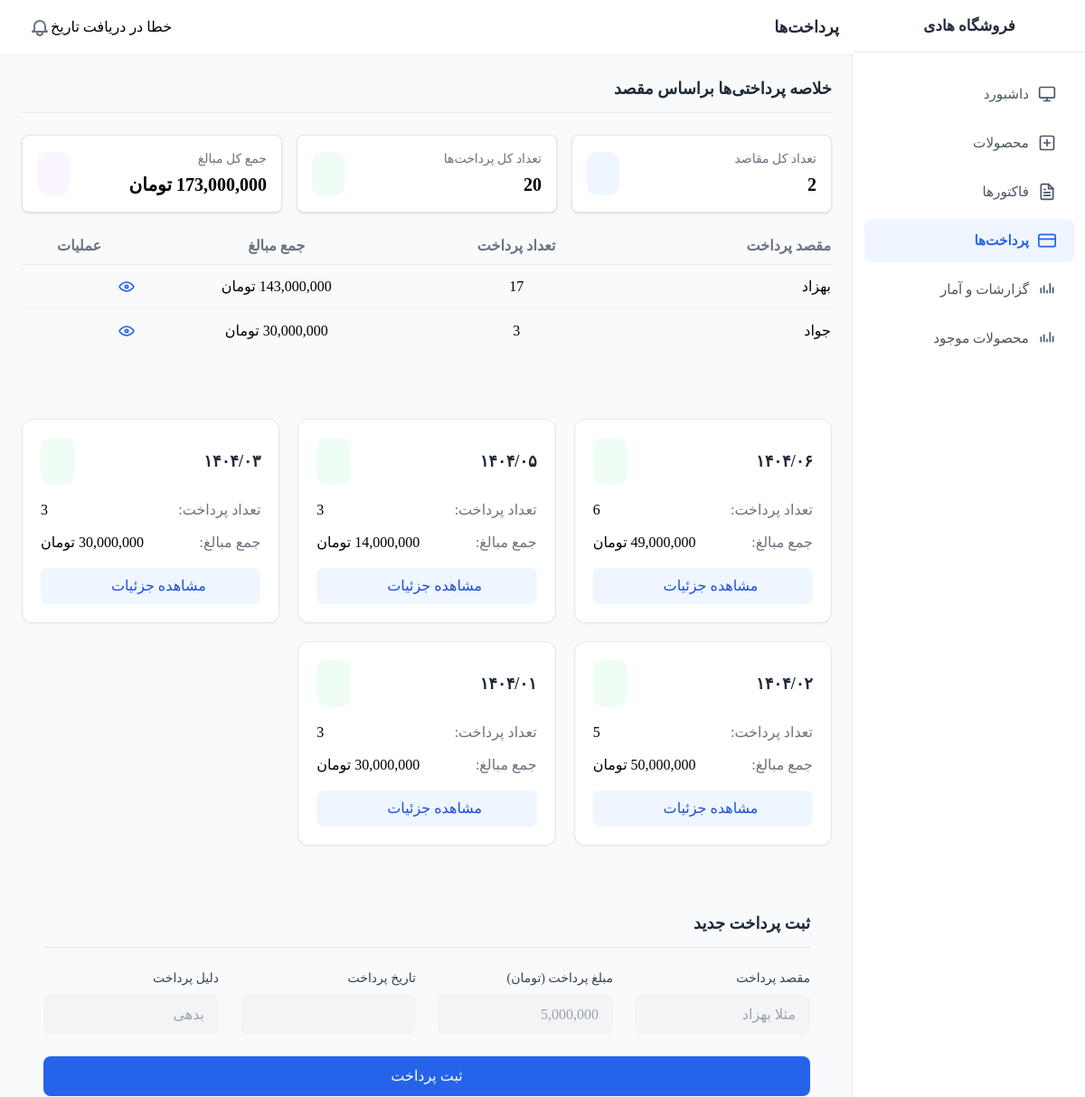
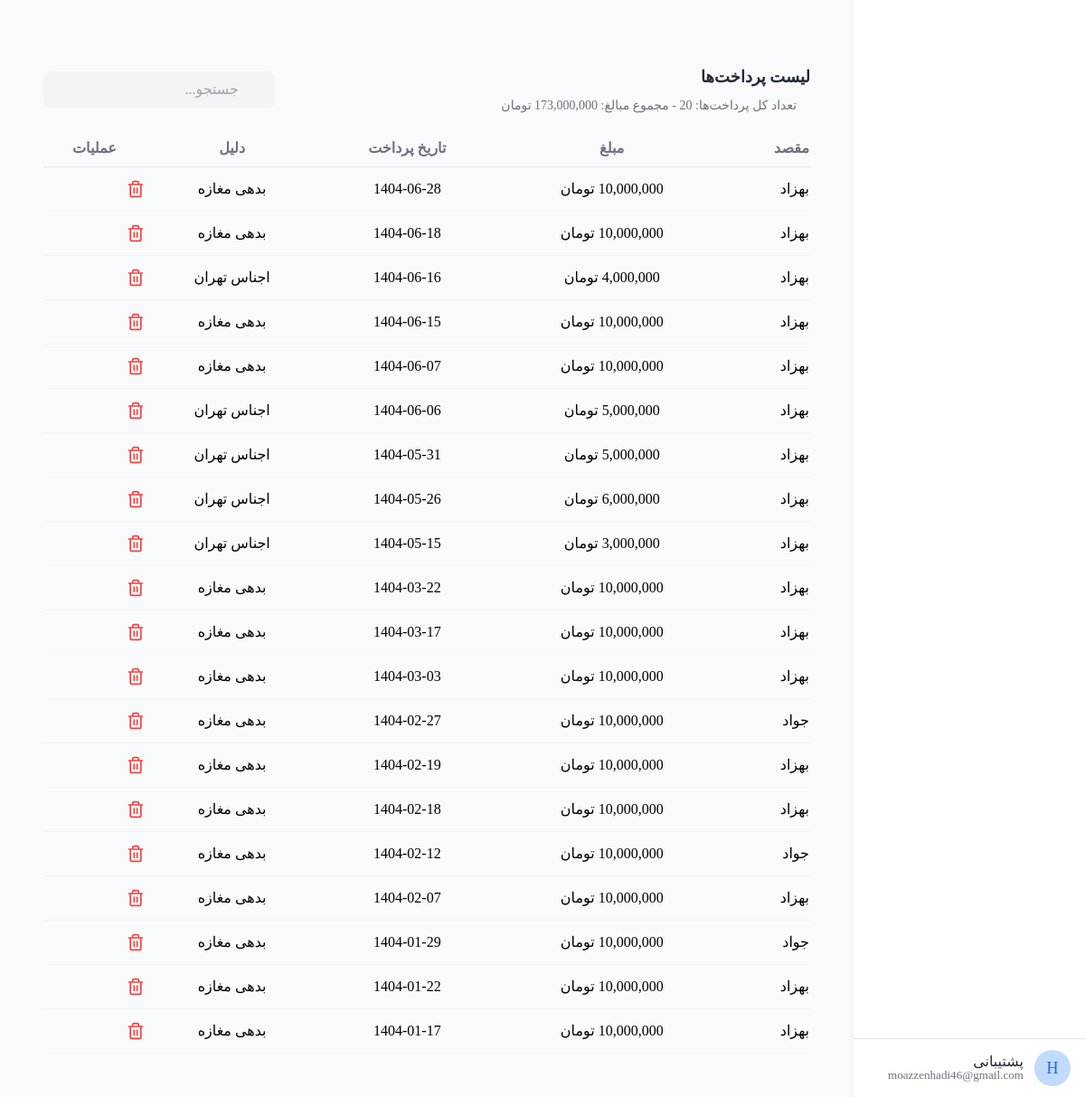
The app's page /pay.php?success=1 with its own data (2 pictures, top to bottom).
### tables this page shows
CREATE TABLE IF NOT EXISTS `payments` (
  `id` int NOT NULL AUTO_INCREMENT,
  `destination` varchar(100) NOT NULL,
  `amount` decimal(15,2) NOT NULL,
  `payment_date` date NOT NULL,
  `reason` varchar(255) DEFAULT NULL,
  `created_at` timestamp NULL DEFAULT CURRENT_TIMESTAMP,
  `updated_at` timestamp NULL DEFAULT CURRENT_TIMESTAMP ON UPDATE CURRENT_TIMESTAMP,
  PRIMARY KEY (`id`)
);

### pay.php (the view, shortened to what this page needs)
<!DOCTYPE html>
<html lang="en" dir="rtl">
<head>
    <script src="tailwind.js"></script>
    <link href="css-library.css" rel="stylesheet">
</head>
<body class="bg-gray-50">
    <div class="flex h-screen overflow-hidden">
        <?php include("sidebar.php");?>
        <div class="flex-1 overflow-auto">
            <?php include("header.php");?>
<div class="glass-card p-6 rounded-xl mb-6">
    <h3 class="font-semibold text-gray-800 mb-6 text-lg border-b pb-3">خلاصه پرداختی‌ها براساس مقصد</h3>
    <?php
    $conn = new mysqli("localhost", "root", "", "salam");
    $destinationsResult = $conn->query("
        SELECT
            destination,
            COUNT(*) as payment_count,
            SUM(amount) as total_amount
        FROM payments
        GROUP BY destination
        ORDER BY total_amount DESC
    ");
    $destinations = [];
    while ($row = $destinationsResult->fetch_assoc()) {
        $destinations[] = $row;
    }
    $overallResult = $conn->query("
        SELECT
            COUNT(*) as total_count,
            SUM(amount) as overall_amount
        FROM payments
    ");
    $overall = $overallResult->fetch_assoc();
    ?>
    <div class="grid grid-cols-1 md:grid-cols-3 gap-4 mb-6">
        <div class="bg-white p-4 rounded-lg shadow border border-gray-200">
            <div class="flex items-center justify-between">
                <div>
                    <h4 class="text-gray-500 text-sm">تعداد کل مقاصد</h4>
                    <p class="text-xl font-bold mt-1"><?= count($destinations) ?></p>
                </div>
                <div class="bg-blue-50 p-3 rounded-xl">
                    <i class="fas fa-list text-blue-500"></i>
                </div>
            </div>
        </div>
        <div class="bg-white p-4 rounded-lg shadow border border-gray-200">
            <div class="flex items-center justify-between">
                <div>
                    <h4 class="text-gray-500 text-sm">تعداد کل پرداخت‌ها</h4>
                    <p class="text-xl font-bold mt-1"><?= $overall['total_count'] ?></p>
                </div>
                <div class="bg-green-50 p-3 rounded-xl">
                    <i class="fas fa-money-bill-wave text-green-500"></i>
                </div>
            </div>
        </div>
        <div class="bg-white p-4 rounded-lg shadow border border-gray-200">
            <div class="flex items-center justify-between">
                <div>
                    <h4 class="text-gray-500 text-sm">جمع کل مبالغ</h4>
                    <p class="text-xl font-bold mt-1"><?= number_format($overall['overall_amount']) ?> تومان</p>
                </div>
                <div class="bg-purple-50 p-3 rounded-xl">
                    <i class="fas fa-coins text-purple-500"></i>
                </div>
            </div>
        </div>
    </div>
    <div class="overflow-x-auto">
        <table class="w-full">
            <thead>
                <tr class="text-gray-500 border-b border-gray-200">
                    <th class="pb-2 text-right">مقصد پرداخت</th>
                    <th class="pb-2 text-center">تعداد پرداخت</th>
                    <th class="pb-2 text-center">جمع مبالغ</th>
                    <th class="pb-2 text-center">عملیات</th>
                </tr>
            </thead>
            <tbody>
                <?php foreach ($destinations as $destination): ?>
                <tr class="border-b border-gray-100 hover:bg-gray-50 ">
                    <td class="py-3 text-right"><?= htmlspecialchars($destination['destination']) ?></td>
                    <td class="py-3 text-center"><?= $destination['payment_count'] ?></td>
                    <td class="py-3 text-center"><?= number_format($destination['total_amount']) ?> تومان</td>
                    <td class="py-3 text-center">
                        <a href="pay.php?search=<?= urlencode($destination['destination']) ?>"
                           class="show-detail"
                           title="مشاهده جزئیات">
                        </a>
                    </td>
                </tr>
                <?php endforeach; ?>
            </tbody>
        </table>
    </div>
</div>
            <?php
            $pdo = new PDO("mysql:host=localhost;dbname=salam;charset=utf8", "root", "");
            $paymentDates = $pdo->query("
    SELECT
        DATE_FORMAT(payment_date, '%Y/%m') as formatted_date,
        COUNT(*) as payment_count,
        SUM(amount) as total_amount
    FROM payments
    GROUP BY formatted_date
    ORDER BY formatted_date DESC
")->fetchAll(PDO::FETCH_ASSOC);
            ?>
            <div class="glass-card p-6  ">
                <div class="grid grid-cols-1 md:grid-cols-3 gap-5">
                    <?php foreach ($paymentDates as $date): ?>
                        <div
                            class="bg-white rounded-xl shadow-sm hover:shadow-md transition-all duration-200 p-5 border border-gray-200 flex flex-col h-full min-h-[180px]">
                            <div class="flex-grow">
                                <div class="flex items-center justify-between mb-4 gap-2">
                                    <h4 class="font-bold text-gray-800 text-lg">
                                        <?= convertToPersianNumbers($date['formatted_date']) ?>
                                    </h4>
                                    <div class="bg-green-50 p-3 rounded-xl mr-3">
                                        <i class="fas fa-calendar-day text-green-600 text-lg"></i>
                                    </div>
                                </div>
                                <div class="mt-4 space-y-3">
                                    <div class="flex items-center justify-between">
                                        <span class="text-gray-500">تعداد پرداخت:</span>
                                        <span class="font-medium"><?= $date['payment_count'] ?></span>
                                    </div>
                                    <div class="flex items-center justify-between">
                                        <span class="text-gray-500">جمع مبالغ:</span>
                                        <span class="font-medium"><?= number_format($date['total_amount']) ?> تومان</span>
                                    </div>
                                </div>
                            </div>
                            <div class="mt-auto pt-4">
                                <a href="pay.php?search=<?= urlencode($date['formatted_date']) ?>"
                                    class="w-full block text-center bg-blue-50 hover:bg-blue-100 text-blue-700 py-2 rounded-lg transition-colors duration-200">
                                    مشاهده جزئیات
                                    <i class="fas fa-chevron-left mr-1 text-xs"></i>
                                </a>
                            </div>
                        </div>
                    <?php endforeach; ?>
                </div>
                <?php
                function convertToPersianNumbers($string)
                {
                    $english = array('0', '1', '2', '3', '4', '5', '6', '7', '8', '9');
                    $persian = array('۰', '۱', '۲', '۳', '۴', '۵', '۶', '۷', '۸', '۹');
                    return str_replace($english, $persian, $string);
                }
                ?>
            </div>
            <main class="p-6">
                <div class="glass-card p-6 rounded-xl mb-6">
                    <h3 class="font-semibold text-gray-800 mb-6 text-lg border-b pb-3">ثبت پرداخت جدید</h3>
                    <form method="post" action="add_payment.php" class="grid gap-6">
                        <div class="grid grid-cols-1 md:grid-cols-4 gap-6">
                            <div class="space-y-2">
                                <label class="block text-sm font-medium text-gray-700">مقصد پرداخت</label>
                                <input type="text" name="destination"
                                    class="w-full form-input bg-gray-100 border-0 rounded-lg px-4 py-2.5 focus:ring-2 focus:ring-blue-500"
                                    placeholder="مثلا بهزاد" required>
                            </div>
                            <div class="space-y-2">
                                <label class="block text-sm font-medium text-gray-700">مبلغ پرداخت (تومان)</label>
                                <input type="number" name="amount"
                                    class="w-full form-input bg-gray-100 border-0 rounded-lg px-4 py-2.5 focus:ring-2 focus:ring-blue-500"
                                    placeholder="5,000,000" required>
                            </div>
                            <div class="space-y-2">
                                <label class="block text-sm font-medium text-gray-700">تاریخ پرداخت</label>
                                <input type="text" name="payment_date" id="date-input"
                                    class="w-full form-input bg-gray-100 border-0 rounded-lg px-4 py-2.5 focus:ring-2 focus:ring-blue-500"
                                    required>
                            </div>
                            <div class="space-y-2">
                                <label class="block text-sm font-medium text-gray-700">دلیل پرداخت</label>
                                <input type="text" name="reason"
                                    class="w-full form-input bg-gray-100 border-0 rounded-lg px-4 py-2.5 focus:ring-2 focus:ring-blue-500"
                                    placeholder="بدهی" required>
                            </div>
                        </div>
                        <div class="grid grid-cols-1">
                            <button type="submit"
                                class="w-full md:w-3/3 mx-auto submit-btn  text-white py-2.5 px-4 rounded-lg transition duration-200 flex items-center justify-center">
                                <span>ثبت پرداخت</span>
                            </button>
                        </div>
                    </form>
                </div>
                <div class="glass-card p-6 rounded-xl">
                    <div class="flex flex-col md:flex-row justify-between items-start md:items-center mb-6">
                        <div>
                            <h3 class="font-semibold text-gray-800 text-lg">لیست پرداخت‌ها</h3>
                            <div class="flex items-center mt-2 text-sm text-gray-500">
                                <i class="fas fa-info-circle ml-1"></i>
                                <?php
                                $conn = new mysqli("localhost", "root", "", "salam");
                                $totalSql = "SELECT COUNT(*) as total, SUM(amount) as total_amount FROM payments";
                                $totalResult = $conn->query($totalSql);
                                $totalRow = $totalResult->fetch_assoc();
                                $totalPayments = $totalRow['total'];
                                $totalAmount = $totalRow['total_amount'] ?? 0;
                                echo '<span>تعداد کل پرداخت‌ها: ' . $totalPayments . ' - مجموع مبالغ: ' . number_format($totalAmount) . ' تومان</span>';
                                ?>
                            </div>
                        </div>
                        <form method="GET" class="w-full md:w-auto mt-4 md:mt-0">
                            <div class="relative">
                                <input type="text" name="search" placeholder="جستجو..."
                                    value="<?php echo isset($_GET['search']) ? htmlspecialchars($_GET['search']) : ''; ?>"
                                    class="bg-gray-100 border-0 rounded-lg px-4 py-2 pr-10 w-full md:w-64 focus:ring-2 focus:ring-blue-500">
                                <button type="submit" class="absolute left-3 top-2 text-gray-400">
                                    <i class="fas fa-search"></i>
                                </button>
                            </div>
                        </form>
                    </div>
                    <div class="overflow-x-auto">
                        <table class="w-full product-table">
                            <thead>
                                <tr class="text-gray-500 border-b border-gray-200">
                                    <th class="pb-2 text-right">مقصد</th>
                                    <th class="pb-2 text-center">مبلغ</th>
                                    <th class="pb-2 text-center">تاریخ پرداخت</th>
                                    <th class="pb-2 text-center">دلیل</th>
                                    <th class="pb-2 text-center">عملیات</th>
                                </tr>
                            </thead>
                            <tbody>
                                <?php
                                $conn = new mysqli("localhost", "root", "", "salam");
                                if (isset($_GET['search'])) {
                                    $searchTerm = $_GET['search'];
                                    if (preg_match('/^[0-9]{4}\/[0-9]{2}$/', $searchTerm)) {
                                        $persianDate = str_replace('/', '-', $searchTerm);
                                        $sql = "SELECT * FROM payments
                                                WHERE destination LIKE '%$searchTerm%'
                                                OR payment_date LIKE '$persianDate%'
                                                ORDER BY id DESC";
                                    } else {
                                        $sql = "SELECT * FROM payments
                                                WHERE destination LIKE '%$searchTerm%'
                                                OR payment_date LIKE '%$searchTerm%'
                                                ORDER BY id DESC";
                                    }
                                } else {
                                    $sql = "SELECT * FROM payments ORDER BY id DESC";
                                }
                                $result = $conn->query($sql);
                                if ($result->num_rows > 0) {
                                    while ($row = $result->fetch_assoc()) {
                                        echo '<tr class="border-b border-gray-100 hover:bg-gray-50">';
                                        echo '<td class="py-3 text-right">' . htmlspecialchars($row['destination']) . '</td>';
                                        echo '<td class="py-3 text-center">' . number_format($row['amount']) . ' تومان</td>';
                                        echo '<td class="py-3 text-center">' . htmlspecialchars($row['payment_date']) . '</td>';
                                        echo '<td class="py-3 text-center">' . htmlspecialchars($row['reason']) . '</td>';
                                        echo '<td class="py-3 text-center">';
                                        echo '<a href="delete_payment.php?id=' . $row['id'] . '" class="text-red-500 hover:text-red-700 transition duration-200" title="حذف">';
                                        echo '<svg xmlns="http://www.w3.org/2000/svg" width="20" height="20" viewBox="0 0 24 24" fill="#EF4444"><path fill="none" stroke="#EF4444" stroke-linecap="round" stroke-linejoin="round" stroke-width="2" d="M3 6h18m-2 0v14a2 2 0 0 1-2 2H7a2 2 0 0 1-2-2V6m3 0V4a2 2 0 0 1 2-2h4a2 2 0 0 1 2 2v2m-6 5v6m4-6v6"/></svg>';
                                        echo '</a>';
                                        echo '</td>';
                                        echo '</tr>';
                                    }
                                } else {
                                    echo '<tr><td colspan="5" class="py-4 text-center text-gray-500">پرداختی یافت نشد</td></tr>';
                                }
                                ?>
                            </tbody>
                        </table>
                    </div>
                </div>
            </main>
        </div>
    </div>
</body>
</html>

### records on screen
payments: destination "بهزاد", amount "10,000,000", payment_date "1404-06-28", reason "بدهی مغازه"
payments: destination "بهزاد", amount "10,000,000", payment_date "1404-06-18", reason "بدهی مغازه"
payments: destination "بهزاد", amount "4,000,000", payment_date "1404-06-16", reason "اجناس تهران"
payments: destination "بهزاد", amount "10,000,000", payment_date "1404-06-15", reason "بدهی مغازه"
payments: destination "بهزاد", amount "10,000,000", payment_date "1404-06-07", reason "بدهی مغازه"
payments: destination "بهزاد", amount "5,000,000", payment_date "1404-06-06", reason "اجناس تهران"
payments: destination "بهزاد", amount "5,000,000", payment_date "1404-05-31", reason "اجناس تهران"
payments: destination "بهزاد", amount "6,000,000", payment_date "1404-05-26", reason "اجناس تهران"
payments: destination "بهزاد", amount "3,000,000", payment_date "1404-05-15", reason "اجناس تهران"
payments: destination "بهزاد", amount "10,000,000", payment_date "1404-03-22", reason "بدهی مغازه"
payments: destination "بهزاد", amount "10,000,000", payment_date "1404-03-17", reason "بدهی مغازه"
payments: destination "بهزاد", amount "10,000,000", payment_date "1404-03-03", reason "بدهی مغازه"
payments: destination "جواد", amount "10,000,000", payment_date "1404-02-27", reason "بدهی مغازه"
payments: destination "بهزاد", amount "10,000,000", payment_date "1404-02-19", reason "بدهی مغازه"
payments: destination "بهزاد", amount "10,000,000", payment_date "1404-02-18", reason "بدهی مغازه"
payments: destination "جواد", amount "10,000,000", payment_date "1404-02-12", reason "بدهی مغازه"
payments: destination "بهزاد", amount "10,000,000", payment_date "1404-02-07", reason "بدهی مغازه"
payments: destination "جواد", amount "10,000,000", payment_date "1404-01-29", reason "بدهی مغازه"
payments: destination "بهزاد", amount "10,000,000", payment_date "1404-01-22", reason "بدهی مغازه"
payments: destination "بهزاد", amount "10,000,000", payment_date "1404-01-17", reason "بدهی مغازه"

### other values on screen
$item['text'] "داشبورد"
$item['text'] "محصولات"
$item['text'] "فاکتورها"
$item['text'] "پرداخت‌ها"
$item['text'] "گزارشات و آمار"
$item['text'] "محصولات موجود"
$pageTitle "پرداخت‌ها"
count($destinations) "2"
$overall['total_count'] "20"
$overall['overall_amount'] "173,000,000"
$destination['destination'] "بهزاد"
$destination['payment_count'] "17"
$destination['total_amount'] "143,000,000"
$destination['destination'] "جواد"
$destination['payment_count'] "3"
